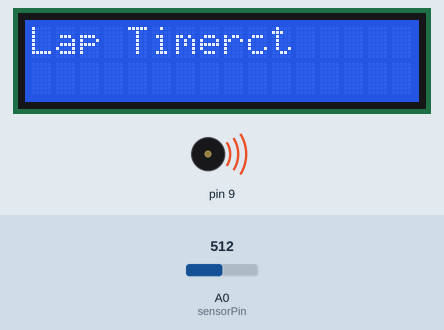
Recording of a sketch running on a simulated Arduino Uno, built with avr-gcc and run on an emulated ATmega328P. Shown: 16×2 character LCD, buzzer (waves = sounding). Inputs (shaded band) come from the test bench; at power-on: A0 (sensorPin) = 512. What the sketch prints to the serial monitor is not drawn.

Above: at 3.2 s.
3.3 s: A0 (sensorPin) set to 309
4.8 s: A0 (sensorPin) set to 291
At 5.2 s:
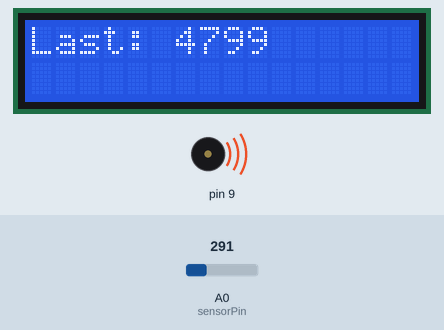
At 10.6 s:
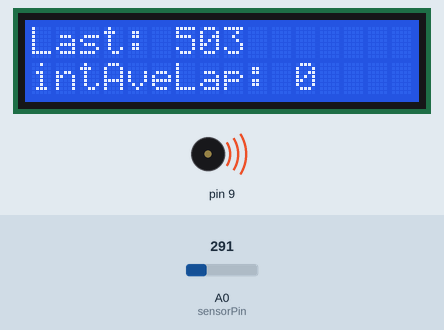
Timing chart, 0 to 12.1 s (numbered marks = the images above; inputs shaded):
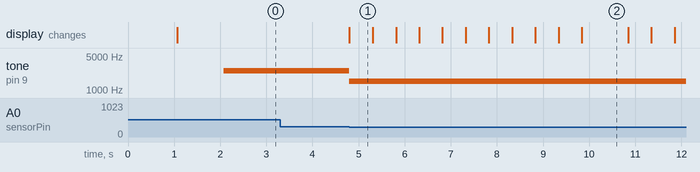

The sketch:

MPU_proto_working_code.ino
```cpp
/* Single lane 3 laps timer and average
written by Leo Argoso and Roember Timbre
MPU Project
4ECEB
----------------------------------------------------

      (collector)     PhotoTr (emitter)     10K
 +5    o---/\/\/--.--/\/\/---o GND
                  |
 Pin A0 o----------


 Pin 9 ------Piezo-----gnd


 Sensitivity Pot --------- Pin A1

----------------------------------------------------
*/
#include <LiquidCrystal.h>
int lapCounter;                          //introduces lapcounter
int sensorPin = A0;                      // set A0 for phototransistor output
int ledPin;                              // pin for ledPin
int intAveLap;                           // introduces AveLap as integer
float f=0.5;                             // introduces and set f as 0.5, used for estimation
unsigned long lap1, lap2, lap3, aveLap;  // sets the following value for more counting capability
unsigned long startMillis = millis();    // set our starting counting time as milliseconds
unsigned long lapMillis = 0;            // sets lapmillis to 0
//float lapTime = 0;
LiquidCrystal lcd(12, 11, 5, 4, 3, 2);

void setup() {
  Serial.begin(9600);                  // starts up serial function at a baudrate of 9600
  pinMode(sensorPin, INPUT);           // sets sensorPin as input
  lcd.begin(16, 2);                    // starts up  lcd function with 16 columns and 2 rows
  lcd.setCursor(0, 0);                // set the cursor at the first column
  lcd.print("Leo Argoso");           // prints at lcd
  lcd.setCursor(0, 1);                // sets cursor at 2nd column
  lcd.print("Roemer Timbre");        // printt at lcd
  delay (1000);
  lcd.clear();                       // clears lcd
 lcd.setCursor(0, 0);                // same thing as above
 lcd.print("MPU Project");
 lcd.setCursor(0, 0);
 lcd.print("Lap Timer");
 delay (1000);

}

void loop() {
// set up the loop
// if the sensorPin is lower than 300 starts the counting for laptimer
// also triggers laser trip sound
  if(analogRead(sensorPin) < 300) {
    lapMillis = millis() - startMillis;
    startMillis = millis();

    digitalWrite(ledPin, HIGH);
    // tone for buzzer and duration
    tone(9,1500,1000);
    // uses case and switch function to record lap 1 lap 2 lap 3 and aveLap
    //prints output to LCD
    //lapcounter used to change switch from lap 1 to lap2 and so on and so forth
    recordLap();


    delay(500);

  }
 // plays at startup and waiting
 else

{tone(9,2500);}

 // Serial.print("Timer: ");
 // Serial.println(millis()/1000);

}

void recordLap() {
    switch(lapCounter) {
      case 0:
        lap1 = lapMillis;             // records lapMillis to lap1
        Serial.print("Lap 1: ");
        Serial.println(lap1);
         lcd.setCursor(0, 0);
      lcd.print("Last: ");
      lcd.print(lap1);              // prints value of lap1
      lcd.print("       ");
        lapCounter++;              //counts to case 1
        break;

      case 1:
        lap2 = lapMillis;        // records value to lap2
        Serial.print("Lap 2: ");
        Serial.println(lap2);
           lcd.setCursor(0, 0);
      lcd.print("Last: ");
      lcd.print(lap2);          // prints value to lcd
      lcd.print("       ");
        lapCounter++;          // swtich to case 2
        break;

      case 2:
        lap3 = lapMillis;        //records value to lap 3
        lapCounter = 0;          // resets lapcount to zero, switch back to case 0
        aveLap = (lap1+lap2+lap3)/3;     // average the the value of la
        intAveLap = f+aveLap/1000;        // estimates the aveLap and turns it to seconds only shows integer
        Serial.print("Lap 3: ");
        Serial.println(lap3);
        Serial.print("Average Lap Time(s):");
        Serial.println(intAveLap);
        Serial.print("Average Lap Time(ms):");
        Serial.println(aveLap);
        Serial.println();
           lcd.setCursor(0, 0);
      lcd.print("Last: ");
      lcd.print(lap3);                  //prints lap 3
      lcd.print("       ");
      lcd.setCursor(0, 1);
      lcd.print("intAveLap: ");
      lcd.print(intAveLap);             //prints intaveLap
      lcd.print("       ");
        break;
    }
}


/*
void printOutputs() {

  if (lapCounter >= 0) {
    Serial.print("Lap 1: ");
    Serial.println(lap1/1000);
    }
  if (lapCounter >= 1) {
    Serial.print("Lap 2: ");
    Serial.println(lap2/1000);
    }
  if (lapCounter >= 2) {
    Serial.print("Lap 3: ");
    Serial.println(lap3/1000);
    Serial.print("Average Lap Time:");
    Serial.println(lapTime/1000);
    }
  Serial.println();
  //Serial.print("button:");
  //Serial.println(digitalRead(A0));

  //Serial.print("lapMillis:");
  //Serial.println(lapMillis);

  //Serial.print("lapTime:");
  //Serial.println(lapTime);
}
*/
```

Measured:
- the behaviour switches between 300 and 299 on A0 (sensorPin) (found by bisection; images 0 and 1)
- after the input at 3.3 s, every drawn part: stays the same
- after the input at 4.8 s, tone on pin 9: 2500 Hz → 1500 Hz at once; the display: changes at once (image 1)
- what the display in image 1 shows lasts 0.5 s, from 4.8 s to 5.3 s
- what the display in image 2 shows lasts 1.0 s, from 9.8 s to 10.8 s
